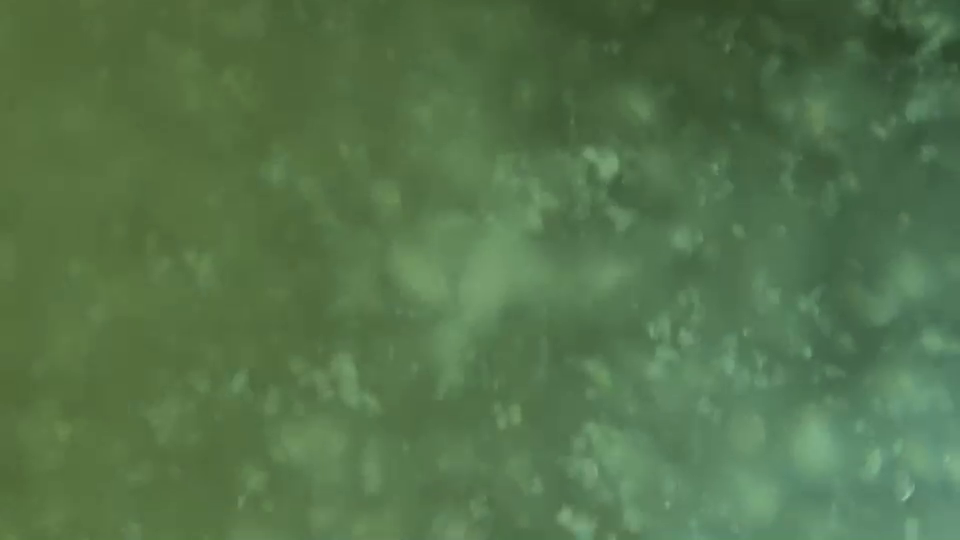
#> input picture frame 62 of Example3.mp4, 960 x 540 px
$ python detection.py   (older library calls are emulated)
#> lines starting #> are read from the running program, lines starting #| are printed output that depends on the picture; after the words box and inside, x2 and y2 are one past the last pixel; in counts of white or black regions, pixels touching at a corner belong together
import cv2
import numpy as np
import datetime
import pandas as pd
import math
import time
import plotly.plotly as py
import plotly.graph_objs as go
import matplotlib.pyplot as plt

def ractangle_floc(roi, cnt, count):
    (x, y, w, h) = cv2.boundingRect(cnt)
    area = w*h
    if area < 3000:
        count = count +1
        cv2.rectangle(roi, (x, y), (x + w, y + h), (255, 0, 0), 2)

    return count

def circle_floc(cnt, count):
    (x,y),radius = cv2.minEnclosingCircle(cnt)
    center = (int(x),int(y))
    radius = int(radius)
    area = math.pi*radius**2
    if area < 3000:
        count = count+1
        cv2.circle(roi,center,radius,(0,255,0),2)

def nothing(x):
    pass

cap = cv2.VideoCapture('Example3.mp4')
#cap = cv2.VideoCapture(0)
#cap = cv2.VideoCapture("rtsp://admin:admin@192.168.1.127")

data = []
start_datetime = datetime.datetime.now().strftime("%H"+"%M"+"%S")
start_time = time.time()
start = math.floor(start_time)

while True:
    ret, frame = cap.read()
#> frame is the input picture: shape (540, 960, 3); mean B, G, R 75.1, 115.3, 84.5
    count = 0
    if ret is False:
        break

    roi = frame[:, :]
    rows, cols, _ = roi.shape
#> rows = 540; cols = 960
    date_time = datetime.datetime.now()

    # Convert BGR to Gray and Filtering
    gray_roi = cv2.cvtColor(roi, cv2.COLOR_BGR2GRAY)
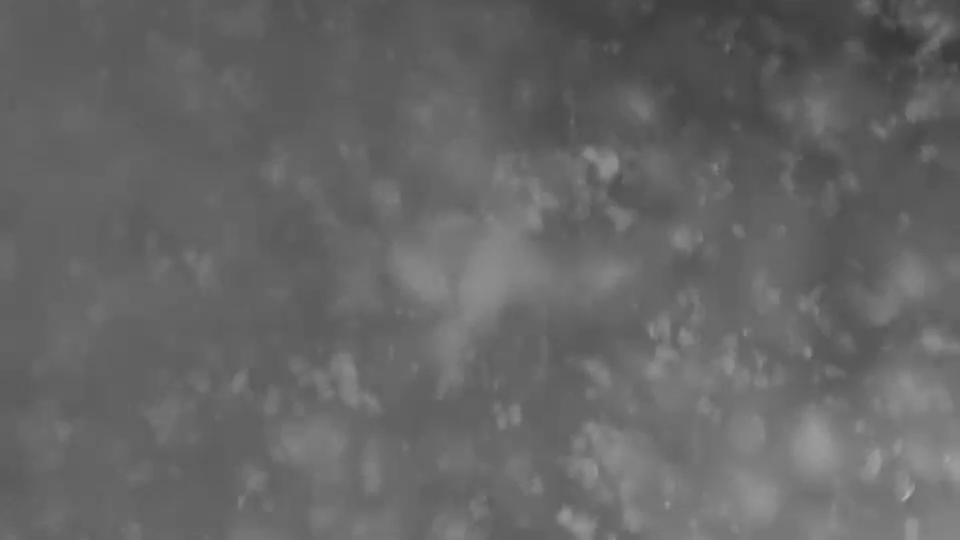
#> gray_roi: shape (540, 960); min 55, max 181, mean 101.5
    gray_roi = cv2.GaussianBlur(gray_roi, (7, 7), 0)

    # Threshloding
    th = cv2.getTrackbarPos('Threshlod','Threshold')
    #_, threshold = cv2.threshold(gray_roi,th,255,cv2.THRESH_BINARY_INV+cv2.THRESH_OTSU)
    #_, threshold = cv2.threshold(gray_roi,th,255,cv2.THRESH_BINARY_INV)
    #_, threshold = cv2.threshold(gray_roi,127,255,cv2.THRESH_BINARY)
    _, threshold = cv2.threshold(gray_roi,0,255,cv2.THRESH_BINARY+cv2.THRESH_OTSU)
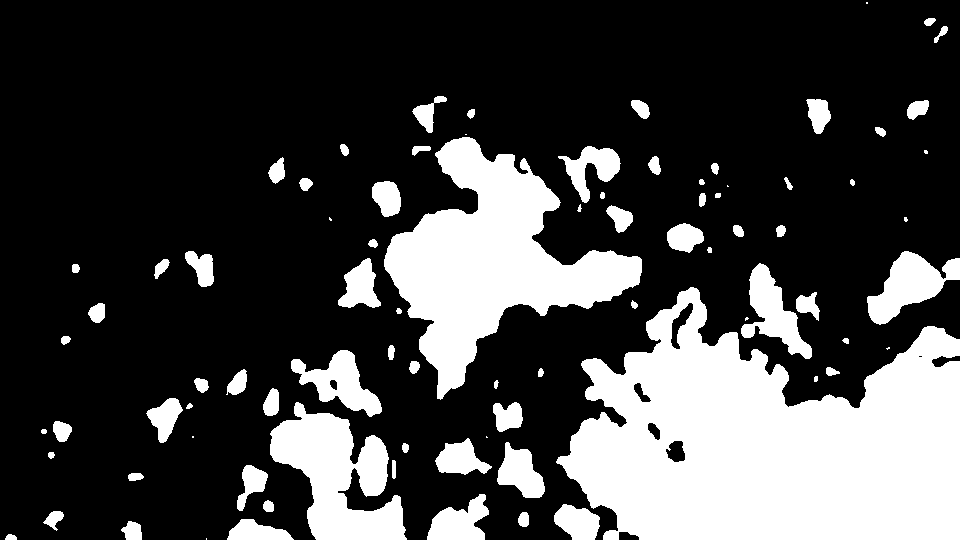
#> threshold: shape (540, 960); 26.2% white; 85 white regions (11 under 20 px)

    # Find Contours
    _, contours, _ = cv2.findContours(threshold, cv2.RETR_TREE, cv2.CHAIN_APPROX_SIMPLE)
#> contours = 91 contours, 20 with area under 20; largest, box (x1, y1, x2, y2) and area: (556, 287, 960, 540) 67618, (384, 137, 642, 400) 27382, (270, 402, 407, 540) 9894, (867, 251, 960, 325) 3184, (741, 263, 812, 359) 2632
    contours = sorted(contours, key=lambda x: cv2.contourArea(x), reverse=True)

    # Drew Contours+
    for cnt in contours:
        count = ractangle_floc(roi, cnt, count)
#> this loop made 91 passes
#> (x in ractangle_floc, y in ractangle_floc, w in ractangle_floc, h in ractangle_floc, area in ractangle_floc, count) on passes 1 to 12: (556, 287, 404, 253, 102212, 0), (384, 137, 258, 263, 67854, 0), (270, 402, 137, 138, 18906, 0), (867, 251, 93, 74, 6882, 0), (741, 263, 71, 96, 6816, 0), (291, 350, 91, 67, 6097, 0), (427, 494, 62, 46, 2852, 1), (497, 442, 48, 56, 2688, 2), (558, 146, 63, 57, 3591, 2), (338, 258, 43, 50, 2150, 3), (435, 438, 57, 37, 2109, 4), (554, 504, 46, 36, 1656, 5)
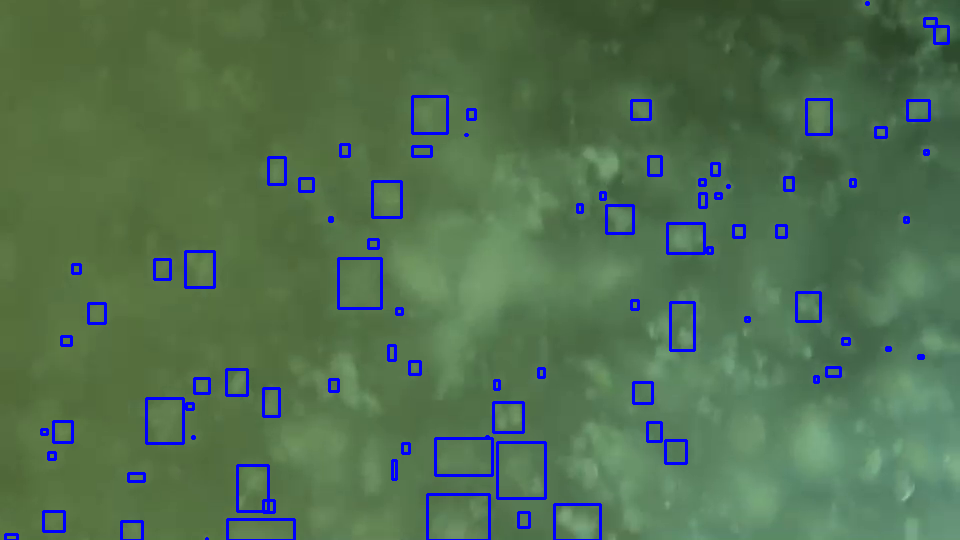
#> roi: shape (540, 960, 3); 2.96% of pixels changed, all inside (x1, y1, x2, y2) = (4, 1, 950, 540)

    elapsed_time = int(time.time() - start_time)

    current = math.floor(time.time())
    if (current != start):
        # Add data time and count in Data table
        data.append([date_time.strftime("%X"),int(count)])
        start = current
        data_array = np.array(data)

        #df = pd.DataFrame(data=data_array[:,0:2],columns=['Time','Number_of_Floc'])
        #df.to_csv('data.csv')

        #print(date_time.strftime("%X"))

    # Show Text on Display
    cv2.putText(roi,'Number of Floc : ' + str(count) + ', Time ' + str(elapsed_time),
        (10,20),                  # bottomLeftCornerOfText
        cv2.FONT_HERSHEY_SIMPLEX, # font
        0.5,                      # fontScale
        (0,0,0),                  # fontColor
        1)                        # lineType
    cv2.putText(roi,' Date Time : ' + str(date_time.strftime("%H"+":"+"%M"+":"+"%S")),
        (290,20),                 # bottomLeftCornerOfText
        cv2.FONT_HERSHEY_SIMPLEX, # font
        0.5,                      # fontScale
        (0,0,0),                  # fontColor
        1)                        # lineType
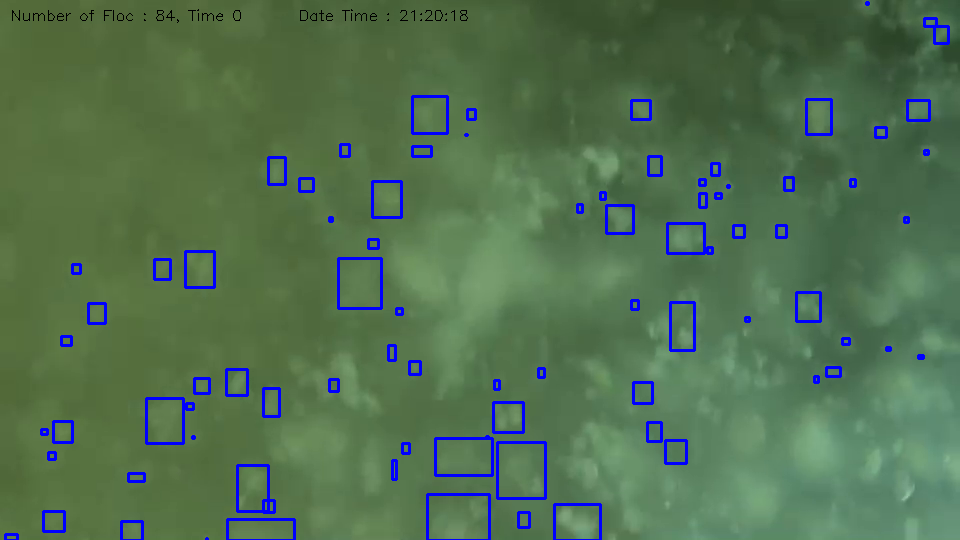
#> roi: shape (540, 960, 3); mean B, G, R 80.2, 111.7, 81.7

    cv2.imshow("Threshold", threshold)
    cv2.imshow("Roi", roi)
    key = cv2.waitKey(30)
#> (key Esc is pressed here)
    if key == 27:
        break

cap.release()
cv2.destroyAllWindows()

$ run again, starting later in the video
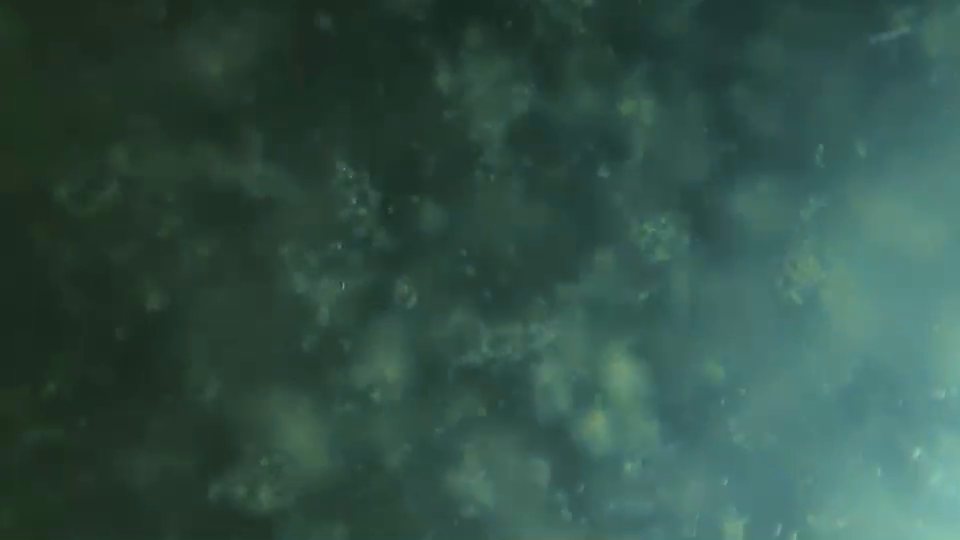
#> input picture frame 279 of Example3.mp4, 960 x 540 px
#> frame is the input picture: shape (540, 960, 3); mean B, G, R 71.2, 81.2, 50.4
#> `_, threshold = cv2.threshold(gray_roi,0,255,cv2.THRESH_BINARY+cv2.THRE..`:
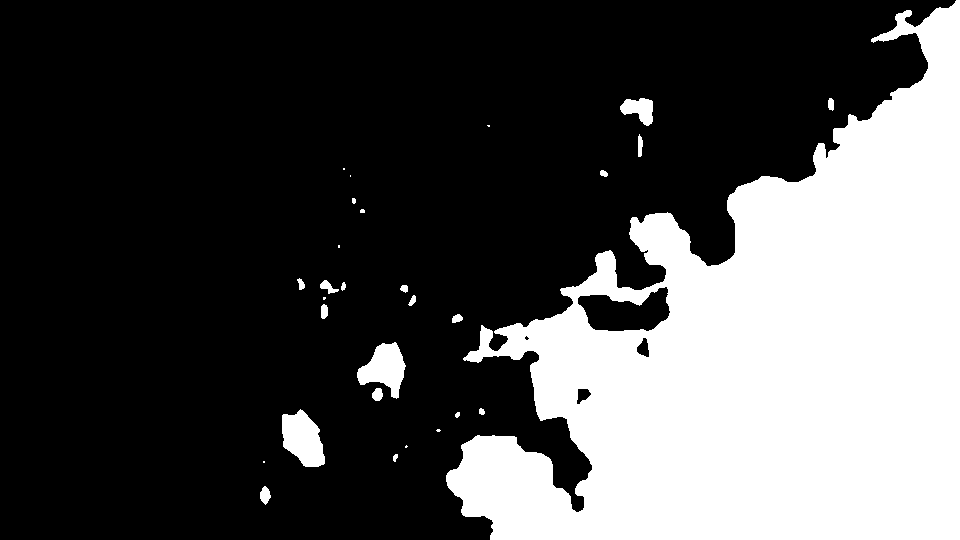
#> threshold: shape (540, 960); 30.5% white; 29 white regions (9 under 20 px)
#> contours = 33 contours, 13 with area under 20; largest, box (x1, y1, x2, y2) and area: (446, 0, 960, 540) 154624, (577, 286, 671, 332) 2741, (282, 409, 325, 467) 1642, (357, 342, 406, 399) 1480, (620, 98, 653, 126) 530
#> the loop `for cnt in contours:` made 33 passes
#> (x in ractangle_floc, y in ractangle_floc, w in ractangle_floc, h in ractangle_floc, area in ractangle_floc, count) on passes 1 to 8: (446, 0, 514, 540, 277560, 0), (577, 286, 94, 46, 4324, 0), (282, 409, 43, 58, 2494, 1), (357, 342, 49, 57, 2793, 2), (620, 98, 33, 28, 924, 3), (636, 337, 14, 21, 294, 4), (576, 388, 16, 17, 272, 5), (260, 486, 11, 19, 209, 6)
#> `cv2.putText(roi,' Date Time : ' + str(date_time.strftime("%H"+":"+"%M"..`:
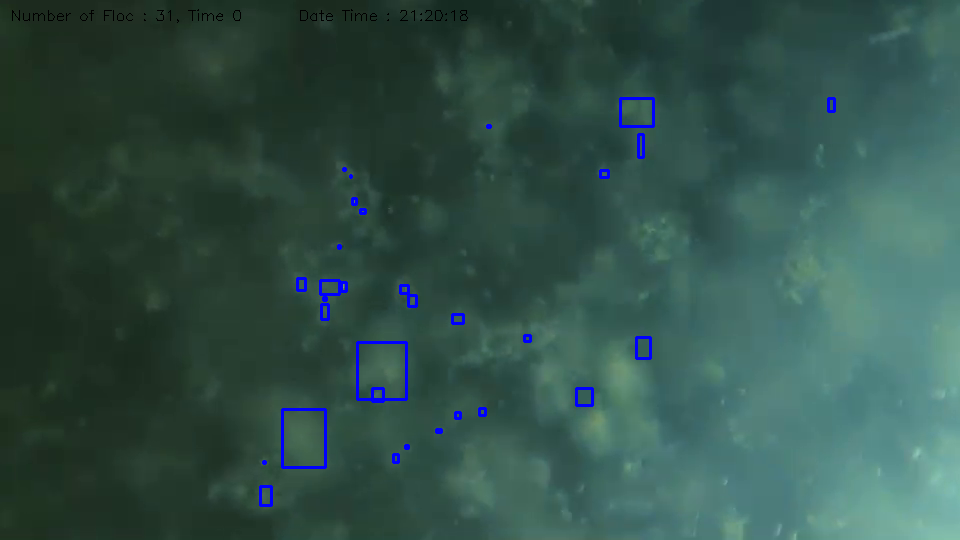
#> roi: shape (540, 960, 3); mean B, G, R 72.6, 80.4, 49.9

$ run again, starting later in the video
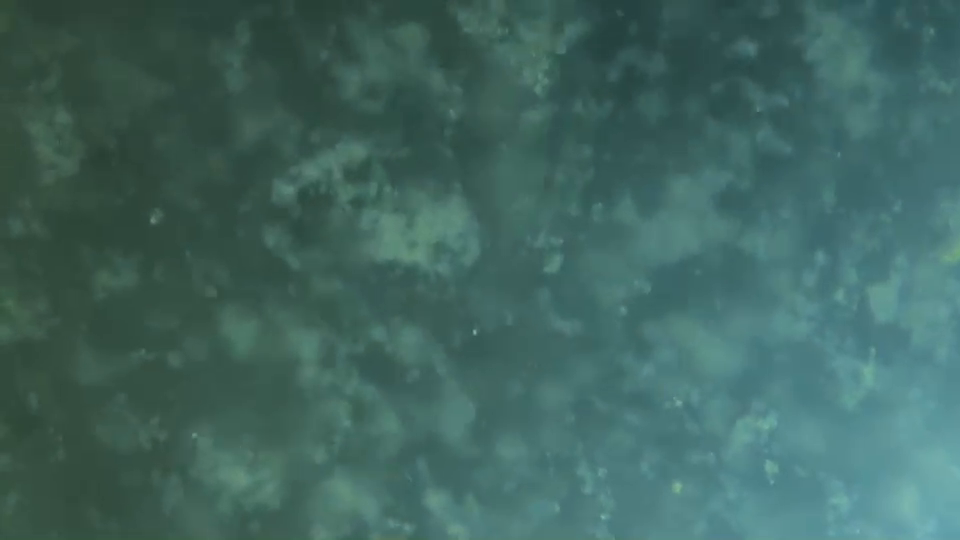
#> input picture frame 496 of Example3.mp4, 960 x 540 px
#> frame is the input picture: shape (540, 960, 3); mean B, G, R 95.8, 101.8, 64.4
#> `_, threshold = cv2.threshold(gray_roi,0,255,cv2.THRESH_BINARY+cv2.THRE..`:
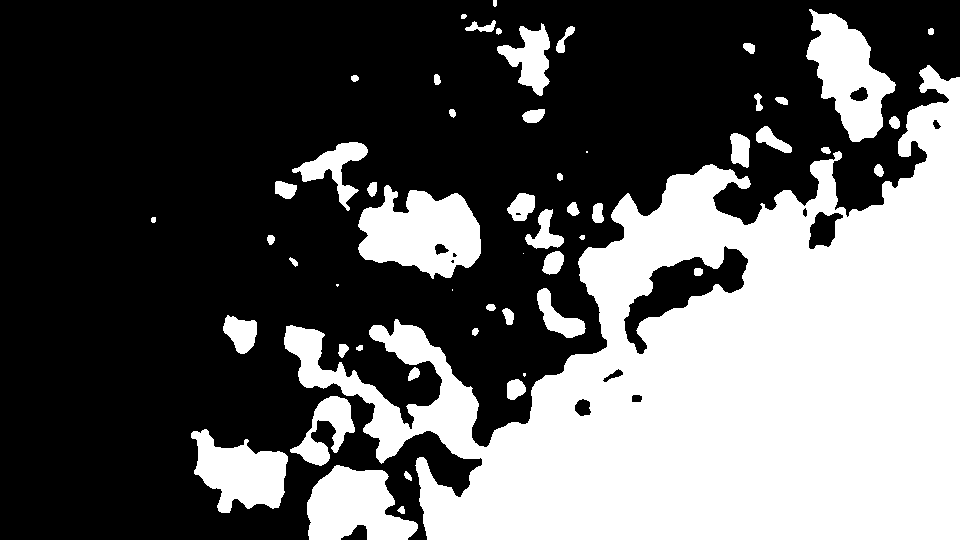
#> threshold: shape (540, 960); 37.3% white; 55 white regions (5 under 20 px)
#> contours = 67 contours, 12 with area under 20; largest, box (x1, y1, x2, y2) and area: (284, 65, 960, 540) 159490, (358, 185, 481, 279) 7642, (806, 9, 896, 142) 6140, (307, 465, 418, 540) 5550, (191, 429, 288, 513) 4710
#> the loop `for cnt in contours:` made 67 passes
#> (x in ractangle_floc, y in ractangle_floc, w in ractangle_floc, h in ractangle_floc, area in ractangle_floc, count) on passes 1 to 8: (284, 65, 676, 475, 321100, 0), (358, 185, 123, 94, 11562, 0), (806, 9, 90, 133, 11970, 0), (307, 465, 111, 75, 8325, 0), (191, 429, 97, 84, 8148, 0), (623, 245, 126, 110, 13860, 0), (290, 396, 65, 70, 4550, 0), (497, 23, 53, 73, 3869, 0)
#> `cv2.putText(roi,' Date Time : ' + str(date_time.strftime("%H"+":"+"%M"..`:
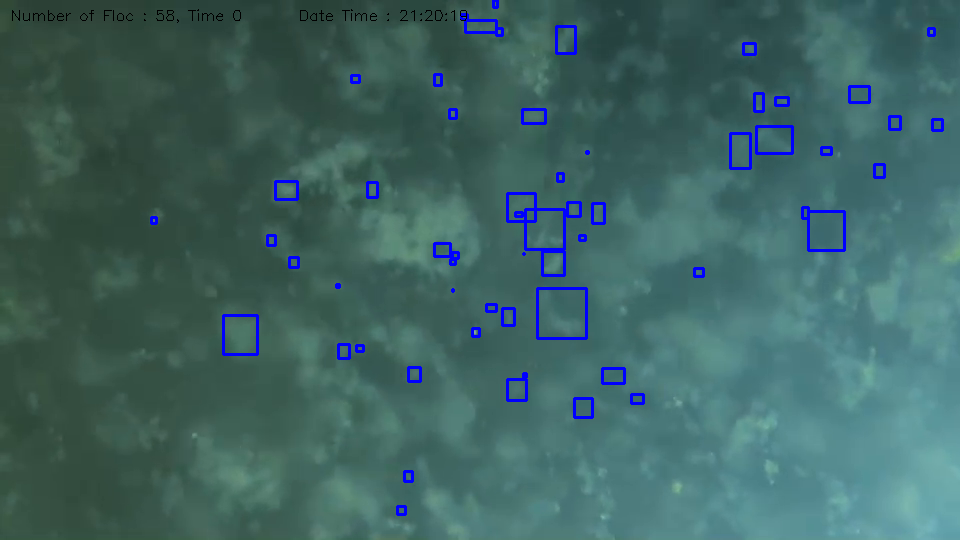
#> roi: shape (540, 960, 3); mean B, G, R 98.4, 99.9, 63.2
